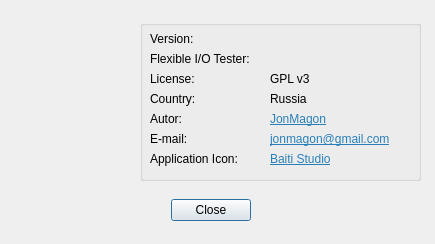
<?xml version="1.0" encoding="UTF-8"?>
<ui version="4.0">
 <class>About</class>
 <widget class="QDialog" name="About">
  <property name="windowModality">
   <enum>Qt::NonModal</enum>
  </property>
  <property name="geometry">
   <rect>
    <x>0</x>
    <y>0</y>
    <width>435</width>
    <height>244</height>
   </rect>
  </property>
  <property name="windowTitle">
   <string>About KDiskMark</string>
  </property>
  <property name="windowIcon">
   <iconset>
    <normaloff>kdiskmark.svg</normaloff>kdiskmark.svg</iconset>
  </property>
  <property name="autoFillBackground">
   <bool>false</bool>
  </property>
  <property name="locale">
   <locale language="English" country="UnitedStates"/>
  </property>
  <property name="sizeGripEnabled">
   <bool>false</bool>
  </property>
  <property name="modal">
   <bool>false</bool>
  </property>
  <widget class="QGroupBox" name="groupBox">
   <property name="geometry">
    <rect>
     <x>140</x>
     <y>20</y>
     <width>281</width>
     <height>161</height>
    </rect>
   </property>
   <property name="autoFillBackground">
    <bool>true</bool>
   </property>
   <property name="title">
    <string/>
   </property>
   <property name="alignment">
    <set>Qt::AlignCenter</set>
   </property>
   <property name="flat">
    <bool>false</bool>
   </property>
   <widget class="QLabel" name="label">
    <property name="geometry">
     <rect>
      <x>10</x>
      <y>10</y>
      <width>111</width>
      <height>18</height>
     </rect>
    </property>
    <property name="text">
     <string>Version:</string>
    </property>
   </widget>
   <widget class="QLabel" name="label_Version">
    <property name="geometry">
     <rect>
      <x>130</x>
      <y>10</y>
      <width>131</width>
      <height>18</height>
     </rect>
    </property>
    <property name="text">
     <string/>
    </property>
   </widget>
   <widget class="QLabel" name="label_3">
    <property name="geometry">
     <rect>
      <x>10</x>
      <y>50</y>
      <width>111</width>
      <height>18</height>
     </rect>
    </property>
    <property name="text">
     <string>License:</string>
    </property>
   </widget>
   <widget class="QLabel" name="label_4">
    <property name="geometry">
     <rect>
      <x>130</x>
      <y>50</y>
      <width>58</width>
      <height>18</height>
     </rect>
    </property>
    <property name="text">
     <string>GPL v3</string>
    </property>
   </widget>
   <widget class="QLabel" name="label_5">
    <property name="geometry">
     <rect>
      <x>10</x>
      <y>70</y>
      <width>111</width>
      <height>18</height>
     </rect>
    </property>
    <property name="text">
     <string>Country:</string>
    </property>
   </widget>
   <widget class="QLabel" name="label_6">
    <property name="geometry">
     <rect>
      <x>130</x>
      <y>70</y>
      <width>58</width>
      <height>18</height>
     </rect>
    </property>
    <property name="text">
     <string>Russia</string>
    </property>
   </widget>
   <widget class="QLabel" name="label_7">
    <property name="geometry">
     <rect>
      <x>10</x>
      <y>90</y>
      <width>111</width>
      <height>18</height>
     </rect>
    </property>
    <property name="text">
     <string>Autor:</string>
    </property>
   </widget>
   <widget class="QLabel" name="label_Autor">
    <property name="geometry">
     <rect>
      <x>130</x>
      <y>90</y>
      <width>61</width>
      <height>18</height>
     </rect>
    </property>
    <property name="text">
     <string>&lt;html&gt;&lt;head/&gt;&lt;body&gt;&lt;p&gt;&lt;a href=&quot;https://github.com/JonMagon&quot;&gt;&lt;span style=&quot; text-decoration: underline; color:#2980b9;&quot;&gt;JonMagon&lt;/span&gt;&lt;/a&gt;&lt;/p&gt;&lt;/body&gt;&lt;/html&gt;</string>
    </property>
    <property name="textFormat">
     <enum>Qt::AutoText</enum>
    </property>
    <property name="openExternalLinks">
     <bool>true</bool>
    </property>
   </widget>
   <widget class="QLabel" name="label_9">
    <property name="geometry">
     <rect>
      <x>10</x>
      <y>110</y>
      <width>111</width>
      <height>18</height>
     </rect>
    </property>
    <property name="text">
     <string>E-mail:</string>
    </property>
   </widget>
   <widget class="QLabel" name="label_Email">
    <property name="geometry">
     <rect>
      <x>130</x>
      <y>110</y>
      <width>141</width>
      <height>18</height>
     </rect>
    </property>
    <property name="text">
     <string>&lt;html&gt;&lt;head/&gt;&lt;body&gt;&lt;p&gt;&lt;a href=&quot;mailto:jonmagon@gmail.com&quot;&gt;&lt;span style=&quot; text-decoration: underline; color:#2980b9;&quot;&gt;jonmagon@gmail.com&lt;/span&gt;&lt;/a&gt;&lt;/p&gt;&lt;/body&gt;&lt;/html&gt;</string>
    </property>
    <property name="textFormat">
     <enum>Qt::AutoText</enum>
    </property>
    <property name="openExternalLinks">
     <bool>true</bool>
    </property>
   </widget>
   <widget class="QLabel" name="label_2">
    <property name="geometry">
     <rect>
      <x>10</x>
      <y>30</y>
      <width>121</width>
      <height>18</height>
     </rect>
    </property>
    <property name="text">
     <string>Flexible I/O Tester:</string>
    </property>
   </widget>
   <widget class="QLabel" name="label_FIO">
    <property name="geometry">
     <rect>
      <x>130</x>
      <y>30</y>
      <width>111</width>
      <height>18</height>
     </rect>
    </property>
    <property name="text">
     <string/>
    </property>
   </widget>
   <widget class="QLabel" name="label_10">
    <property name="geometry">
     <rect>
      <x>10</x>
      <y>130</y>
      <width>111</width>
      <height>18</height>
     </rect>
    </property>
    <property name="text">
     <string>Application Icon:</string>
    </property>
   </widget>
   <widget class="QLabel" name="label_IconAutor">
    <property name="geometry">
     <rect>
      <x>130</x>
      <y>130</y>
      <width>91</width>
      <height>18</height>
     </rect>
    </property>
    <property name="text">
     <string>&lt;html&gt;&lt;head/&gt;&lt;body&gt;&lt;p&gt;&lt;a href=&quot;https://www.iconfinder.com/baitisstudio&quot;&gt;&lt;span style=&quot; text-decoration: underline; color:#2980b9;&quot;&gt;Baiti Studio&lt;/span&gt;&lt;/a&gt;&lt;/p&gt;&lt;/body&gt;&lt;/html&gt;</string>
    </property>
    <property name="openExternalLinks">
     <bool>true</bool>
    </property>
   </widget>
  </widget>
  <widget class="QLabel" name="label_8">
   <property name="geometry">
    <rect>
     <x>10</x>
     <y>20</y>
     <width>128</width>
     <height>161</height>
    </rect>
   </property>
   <property name="text">
    <string/>
   </property>
   <property name="pixmap">
    <pixmap>kdiskmark.png</pixmap>
   </property>
  </widget>
  <widget class="QWidget" name="verticalLayoutWidget">
   <property name="geometry">
    <rect>
     <x>0</x>
     <y>190</y>
     <width>421</width>
     <height>41</height>
    </rect>
   </property>
   <layout class="QVBoxLayout" name="verticalLayout">
    <item>
     <widget class="QDialogButtonBox" name="buttonBox">
      <property name="standardButtons">
       <set>QDialogButtonBox::Close</set>
      </property>
      <property name="centerButtons">
       <bool>true</bool>
      </property>
     </widget>
    </item>
   </layout>
  </widget>
 </widget>
 <resources/>
 <connections/>
</ui>
